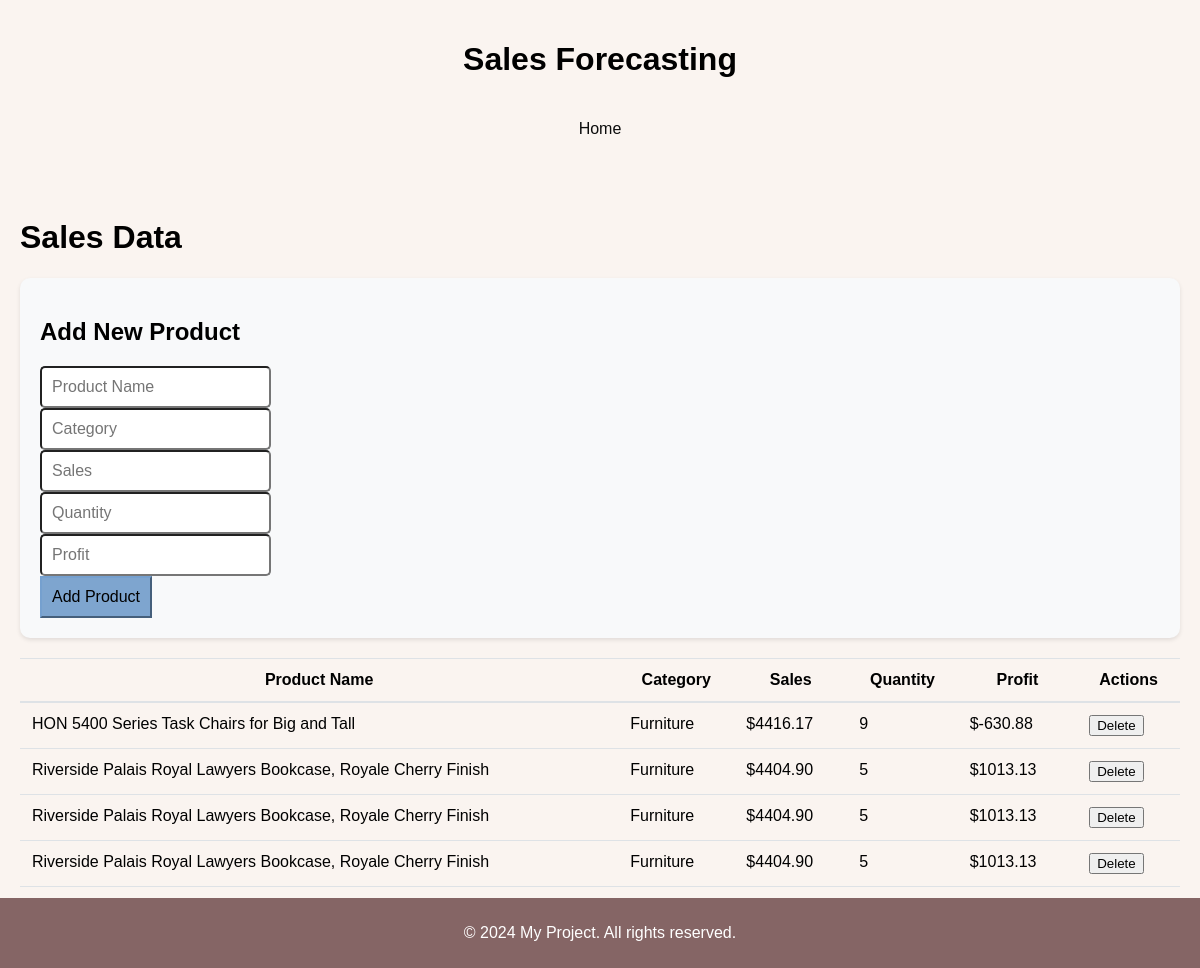
The app's page /sales/ (signed in) with its own data.
### myapp/models.py (models this page shows, shortened)
class Product(models.Model):
    name = models.CharField(max_length=100)
    category = models.CharField(max_length=100)
    sales = models.DecimalField(decimal_places=2, max_digits=10)
    quantity = models.IntegerField()
    profit = models.DecimalField(decimal_places=2, max_digits=10)

### myapp/views.py (the view, shortened to what this page needs)
# urls.py: path('sales/',views.sales, name='sales'),
@login_required
def sales(request):
    data = Product.objects.all().order_by('-sales') [:5]
    return render(request, 'sales.html', {'data': data})

### myapp/templates/sales.html (shortened to what this page needs)
{% extends 'base.html' %}
{% block content %}
<div class="container my-4">
    <h1>Sales Data</h1>
    <div class="container mb-4">
        <h2 class="mb-3">Add New Product</h2>
        <form method="POST" class="form">
            <div class="row g-3 align-items-center"">
                <div class="col-md-2">
                    <input type="text" class="form-control" name="name" placeholder="Product Name" required>
                </div>
                <div class="col-md-2">
                    <input type="text" class="form-control" name="category" placeholder="Category" required>
                </div>
                <div class="col-md-2">
                    <input type="number" step="0.01" class="form-control" name="sales" placeholder="Sales" required>
                </div>
                <div class="col-md-2">
                    <input type="number" class="form-control" name="quantity" placeholder="Quantity" required>
                </div>
                <div class="col-md-2">
                    <input type="number" step="0.01" class="form-control" name="profit" placeholder="Profit" required>
                </div>
                <div class="col-md-2">
                    <button type="submit" class="btn btn-primary w-100">Add Product</button>
                </div>
            </div>
        </form>
    </div>
    <div class="row">
        <div class="col-md-12">
            <div class="table-responsive">
                <table class="table table-striped table-bordered mt-4">
                    <thead>
                        <tr>
                            <th>Product Name</th>
                            <th>Category</th>
                            <th>Sales</th>
                            <th>Quantity</th>
                            <th>Profit</th>
                            <th>Actions</th>
                        </tr>
                    </thead>
                    <tbody>
                        {% for item in data %}
                        <tr>
                            <td>{{ item.name }}</td>
                            <td>{{ item.category }}</td>
                            <td>${{ item.sales }}</td>
                            <td>{{ item.quantity }}</td>
                            <td>${{ item.profit }}</td>
                            <td>
                                <form method="POST" style="display:inline;">
                                    <button type="submit" name="delete_item" class="btn btn-danger btn-sm">Delete</button>
                                </form>
                            </td>
                        </tr>
                        {% endfor %}
                    </tbody>
                </table>
            </div>
        </div>
    </div>
</div>
{% endblock %}

### myapp/templates/base.html (shortened to what this page needs)
{% load static %}
<!DOCTYPE html>
<html lang="en">
<head>
    <link rel="stylesheet" href="{% static 'css/styles.css' %}">
</head>
<body>
    <header>
        <h1>Sales Forecasting</h1>
        <nav>
            <a href="{% url 'home' %}">Home</a>
        </nav>
    </header>
    <main>
        {% block content %}
        {% endblock %}
    </main>
    <footer>
        <p>© 2024 My Project. All rights reserved.</p>
    </footer>
</body>
</html>

### myapp/static/css/styles.css (style rules this page uses)
header { padding: 20px 0; text-align: center; }
nav { background-color: transparent; padding: 10px; border-radius: 8px; }
nav a { color: #0d0d0d; padding: 10px 20px; text-decoration: none; display: block; border-radius: 5px; transition: background-color 0.3s; }
main { padding: 20px; border-radius: 10px; }
footer { background-color: #856565; color: #fff; text-align: center; padding: 10px 0; position: fixed; width: 100%; bottom: 0; }

### myapp/templates/sales.html (style rules this page uses)
.container.mb-4 { padding: 20px; background-color: #f8f9fa; border-radius: 10px; box-shadow: 0 2px 4px rgba(0, 0, 0, 0.1); }
.form-control { padding: 10px; font-size: 16px; border-radius: 5px; }
.btn-primary { background-color: #7ea5cf; border-color: #75a0cf; font-size: 16px; padding: 10px; transition: background-color 0.3s; }
.table-responsive { margin-top: 20px; }
.table { width: 100%; margin-bottom: 1rem; background-color: transparent; border-collapse: collapse; }
.table th, .table td { padding: 0.75rem; vertical-align: top; border-top: 1px solid #dee2e6; }
.table thead th { vertical-align: bottom; border-bottom: 2px solid #dee2e6; }

### records on screen
Product: name "Riverside Palais Royal Lawyers Bookcase, Royale Cherry Finish", category "Furniture", sales "4404.90", quantity "5", profit "1013.13"
Product: name "Riverside Palais Royal Lawyers Bookcase, Royale Cherry Finish", category "Furniture", sales "4404.90", quantity "5", profit "1013.13"
